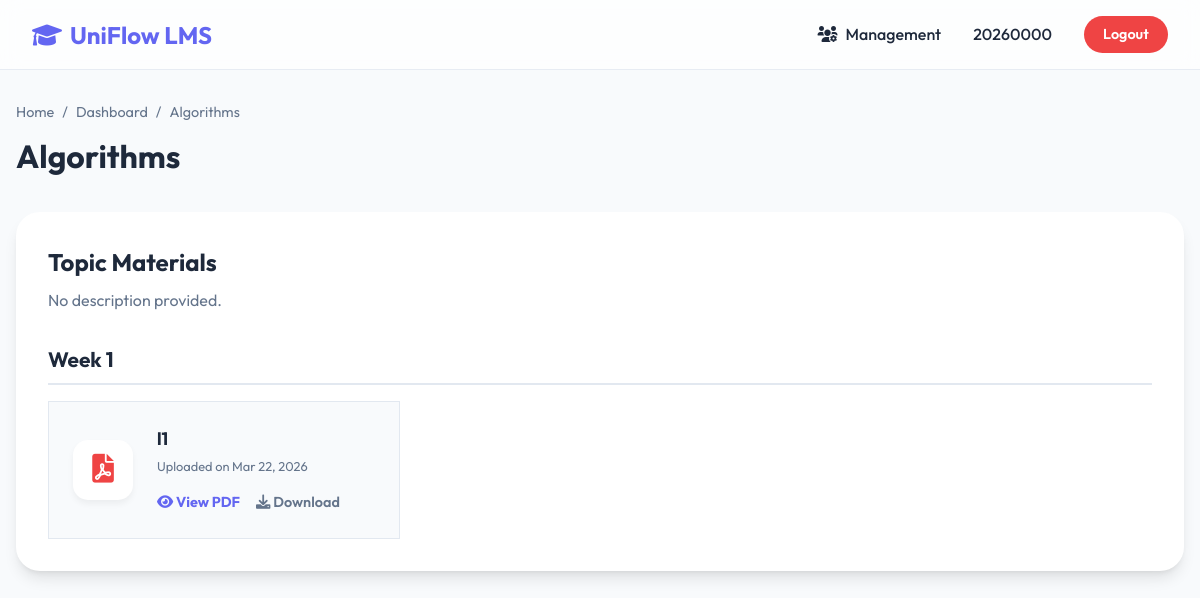
Page /portal/module/4/ (signed in) on the committed database.
### core/models.py (models this page shows, shortened)
class User(AbstractUser):
    ROLE_CHOICES = (
        ('lecturer', 'Lecturer'),
        ('student', 'Student'),
    )
    role = models.CharField(max_length=10, choices=ROLE_CHOICES, default='student')
    email = models.EmailField(unique=True)
    must_change_password = models.BooleanField(default=False)
    avatar = models.ImageField(upload_to='avatars/', null=True, blank=True)
    hub_integration_enabled = models.BooleanField(default=False)
    hub_linked_at = models.DateTimeField(null=True, blank=True)
    USERNAME_FIELD = 'email'
    REQUIRED_FIELDS = ['username']

class Module(models.Model):
    title = models.CharField(max_length=200)
    description = models.TextField(blank=True)
    target_groups = models.ManyToManyField(Group, related_name='modules')
    uploaded_by = models.ForeignKey(User, on_delete=models.CASCADE, related_name='uploaded_modules', limit_choices_to={'role': 'lecturer'})
    uploaded_at = models.DateTimeField(auto_now_add=True)

class ModuleWeek(models.Model):
    module = models.ForeignKey(Module, on_delete=models.CASCADE, related_name='weeks')
    week_number = models.PositiveIntegerField()
    title = models.CharField(max_length=200, default='New Week')
    description = models.TextField(blank=True)
    class Meta:
        unique_together = ('module', 'week_number')
        ordering = ['week_number']

class ModuleMaterial(models.Model):
    module = models.ForeignKey(Module, on_delete=models.CASCADE, related_name='materials_old', null=True, blank=True)
    week = models.ForeignKey(ModuleWeek, on_delete=models.CASCADE, related_name='materials', null=True, blank=True)
    title = models.CharField(max_length=200)
    file_path = models.FileField(upload_to='modules/')
    uploaded_at = models.DateTimeField(auto_now_add=True)

### core/views.py (the view)
# urls.py: path('portal/module/<int:pk>/', views.ModuleDetailView.as_view(), name='module_detail'),
class ModuleDetailView(LoginRequiredMixin, View):
    def get(self, request, pk):
        module = get_object_or_404(Module.objects.prefetch_related('weeks__materials'), pk=pk)
        if request.user.role == 'student':
            user_groups = request.user.student_groups.all()
            if not module.target_groups.filter(id__in=user_groups).exists():
                messages.error(request, "You do not have permission to view this module.")
                return redirect('student_dashboard')
        return render(request, 'core/module_detail.html', {'module': module})

### core/context_processors.py (called while the page is built)
def notifications_processor(request):
    if request.user.is_authenticated and request.user.role == 'student':
        return {
            'global_notifications': Notification.objects.filter(recipient=request.user, is_read=False).order_by('-created_at')
        }
    return {'global_notifications': []}

### templates/core/module_detail.html (shortened to what this page needs)
{% extends 'core/base.html' %}
{% load static %}
{% block content %}
<div class="page-header">
    <ul class="breadcrumb">
        <li><a href="{% url 'home' %}" style="color: inherit; text-decoration: none;">Home</a></li>
        <li><a href="{% url 'student_dashboard' %}" style="color: inherit; text-decoration: none;">Dashboard</a></li>
        <li>{{ module.title }}</li>
    </ul>
    <h1 class="page-title">{{ module.title }}</h1>
</div>
<div style="display: grid; grid-template-columns: 1fr; gap: 2rem;">
    <div class="card" style="padding: 2rem; border-radius: 24px; background: white; box-shadow: var(--shadow-lg);">
        <div style="margin-bottom: 2rem;">
            <h2 style="font-size: 1.5rem; margin-bottom: 0.5rem;">Topic Materials</h2>
            <p style="color: var(--text-light);">{{ module.description|default:"No description provided." }}</p>
        </div>
        <div style="display: flex; flex-direction: column; gap: 2rem;">
            {% for week in module.weeks.all %}
            <div>
                <h3 style="font-size: 1.3rem; margin-bottom: 1rem; border-bottom: 2px solid #e2e8f0; padding-bottom: 0.5rem;">{{ week.title }}</h3>
                <div style="display: grid; grid-template-columns: repeat(auto-fill, minmax(350px, 1fr)); gap: 1.5rem;">
                    {% for material in week.materials.all %}
                    <div class="card" style="background: #f8fafc; border: 1px solid #e2e8f0; display: flex; align-items: center; gap: 1.5rem; padding: 1.5rem; transition: transform 0.2s;">
                        <div style="width: 60px; height: 60px; background: #fff; color: #ef4444; border-radius: 15px; display: flex; align-items: center; justify-content: center; font-size: 1.8rem; box-shadow: 0 4px 6px rgba(0,0,0,0.05);">
                            <i class="fas fa-file-pdf"></i>
                        </div>
                        <div style="flex: 1;">
                            <h4 style="font-size: 1.1rem; margin-bottom: 0.3rem;">{{ material.title }}</h4>
                            <p style="font-size: 0.8rem; color: var(--text-light); margin-bottom: 1rem;">Uploaded on {{ material.uploaded_at|date:"M d, Y" }}</p>
                            <div style="display: flex; gap: 1rem;">
                                <a href="{{ material.file_path.url }}" target="_blank" style="color: var(--primary); font-weight: 700; text-decoration: none; font-size: 0.9rem;">
                                    <i class="fas fa-eye"></i> View PDF
                                </a>
                                <a href="{{ material.file_path.url }}" download style="color: var(--text-light); font-weight: 600; text-decoration: none; font-size: 0.9rem;">
                                    <i class="fas fa-download"></i> Download
                                </a>
                            </div>
                        </div>
                    </div>
                    {% empty %}
                    <div class="empty-state" style="grid-column: 1/-1; padding: 1.5rem;">
                        <p>No materials have been uploaded to this week yet.</p>
                    </div>
                    {% endfor %}
                </div>
            </div>
            {% empty %}
            <div class="empty-state" style="padding: 3rem;">
                <i class="fas fa-folder-open" style="font-size: 3rem; opacity: 0.1; margin-bottom: 1rem; display: block;"></i>
                <p>No weeks have been added to this topic yet.</p>
            </div>
            {% endfor %}
        </div>
    </div>
</div>
{% endblock %}

### templates/core/base.html (shortened to what this page needs)
{% load static %}
<!DOCTYPE html>
<html lang="en">
<head>
    <link rel="stylesheet" href="https://cdnjs.cloudflare.com/ajax/libs/font-awesome/6.0.0/css/all.min.css">
</head>
<body>
    {% if user.is_authenticated %}
    <nav>
        <a href="{% url 'home' %}" class="logo">
            <i class="fas fa-graduation-cap"></i> UniFlow LMS
        </a>
        <div class="nav-links">
            {% if user.role == 'student' %}
                <a href="{% url 'student_dashboard' %}" class="nav-item">
                    <i class="fas fa-book"></i> My Learning
                </a>
                <div class="notification-bell">
                    <i class="fas fa-bell"></i>
                    {% if global_notifications %}
                    <span class="notification-badge">{{ global_notifications|length }}</span>
                    {% endif %}
                </div>
            {% else %}
                <a href="{% url 'lecturer_dashboard' %}" class="nav-item">
                    <i class="fas fa-users-cog"></i> Management
                </a>
            {% endif %}
            <span class="nav-item">{{ user.username }}</span>
            <a href="{% url 'logout' %}" class="btn-logout">Logout</a>
        </div>
    </nav>
    {% endif %}
    <div class="container">
        {% block content %}{% endblock %}
    </div>
</body>
</html>

### templates/core/base.html (style rules this page uses)
:root { --primary: #6366f1; --primary-dark: #4f46e5; --secondary: #64748b; --bg: #f8fafc; --surface: #ffffff; --text: #1e293b; --text-light: #64748b; --accent: #10b981; --danger: #ef4444; --glass: rgba(255, 255, 255, 0.7); --shadow: 0 4px 6px -1px rgb(0 0 0 / 0.1), 0 2px 4px -2px rgb(0 0 0 / 0.1); --shadow-lg: 0 10px 15px -3px rgb(0 0 0 / 0.1), 0 4px 6px -4px rgb(0 0 0 / 0.1); }
* { margin: 0; padding: 0; box-sizing: border-box; }
body { font-family: 'Outfit', sans-serif; background-color: var(--bg); color: var(--text); line-height: 1.5; min-height: 100vh; }
nav { background: var(--glass); backdrop-filter: blur(10px); border-bottom: 1px solid rgba(226, 232, 240, 0.8); position: sticky; top: 0; z-index: 100; height: 70px; display: flex; align-items: center; justify-content: space-between; padding: 0 2rem; }
.logo { font-size: 1.5rem; font-weight: 700; color: var(--primary); text-decoration: none; display: flex; align-items: center; gap: 0.5rem; }
.nav-links { display: flex; align-items: center; gap: 2rem; }
.nav-item { text-decoration: none; color: var(--text); font-weight: 500; transition: color 0.2s; display: flex; align-items: center; gap: 0.5rem; }
.btn-logout { padding: 0.5rem 1.2rem; border-radius: 9999px; background: var(--danger); color: white; text-decoration: none; font-size: 0.9rem; font-weight: 600; transition: opacity 0.2s; }
.container { max-width: 1200px; margin: 2rem auto; padding: 0 1rem; }
.page-header { margin-bottom: 2rem; }
.page-title { font-size: 2rem; font-weight: 700; color: var(--text); }
.breadcrumb { display: flex; gap: 0.5rem; list-style: none; font-size: 0.9rem; color: var(--text-light); margin-bottom: 0.5rem; }
.breadcrumb li::after { content: "/"; margin-left: 0.5rem; }
.breadcrumb li:last-child::after { content: ""; }

### rows in the picture
User: username "20260000"
Module: title "Algorithms", description "No description provided."
ModuleWeek: title "Week 1"
ModuleMaterial: title "l1", uploaded_at "Mar 22, 2026"
